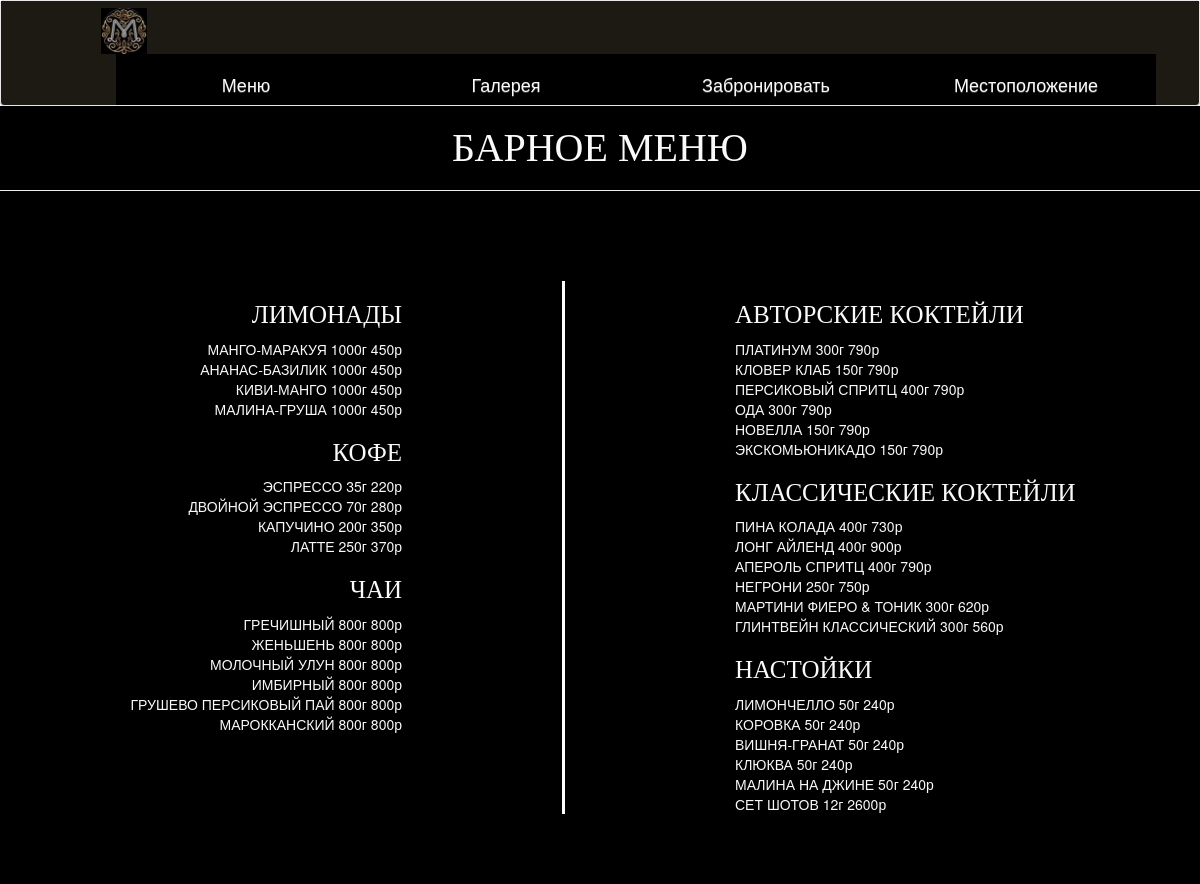
/bar_menu, run on the app's committed database.
### data/main_menu.py (models this page shows)
class MAIN_MENU(SqlAlchemyBase):
    __tablename__ = 'ГЛАВНОЕ МЕНЮ'
    id = sqlalchemy.Column(sqlalchemy.Integer,
                           primary_key=True, autoincrement=True)
    name = sqlalchemy.Column(sqlalchemy.String, nullable=True, unique=True)
    weight = sqlalchemy.Column(sqlalchemy.Integer, nullable=True)
    price = sqlalchemy.Column(sqlalchemy.Integer, nullable=True)
    type = sqlalchemy.Column(sqlalchemy.TEXT, nullable=True, index=True)

### main.py (the view)
@app.route('/bar_menu')
def bar_menu_page():
    db_sess = db_session.create_session()
    lemon = db_sess.query(MAIN_MENU).filter(MAIN_MENU.type == 'ЛИМОНАДЫ').all()
    kofe = db_sess.query(MAIN_MENU).filter(MAIN_MENU.type == 'КОФЕ').all()
    tea = db_sess.query(MAIN_MENU).filter(MAIN_MENU.type == 'ЧАИ').all()
    main_kokt = db_sess.query(MAIN_MENU).filter(MAIN_MENU.type == 'АВТОРСКИЕ КОКТЕЙЛИ').all()
    classic_kokt = db_sess.query(MAIN_MENU).filter(MAIN_MENU.type == 'КЛАССИЧЕСКИЕ КОКТЕЙЛИ').all()
    nast = db_sess.query(MAIN_MENU).filter(MAIN_MENU.type == 'НАСТОЙКИ').all()
    return render_template('bar_menu.html', lemon=lemon, kofe=kofe, tea=tea, main_kokt=main_kokt,
                           classic_kokt=classic_kokt, nast=nast)

### data/db_session.py (called while the page is built)
def create_session() -> Session:
    global __factory
    return __factory()

### templates/bar_menu.html
{% extends 'base.html'%}{% block content %}
<link rel="stylesheet" href='static/css/main_menu-page.css'/>
<div class="container-fluid">
    <div style="color: #fafafa" class="row d-flex justify-content-center">
        <div class="col-10 pb-5 text-center">
            <h1>БАРНОЕ МЕНЮ</h1>
            <hr>
        </div>
    </div>
    <table class="text">
        <tr>
            <td class="leftcol">
                <div>
                    <div style="color: #fafafa">
                        <h2 class="left">ЛИМОНАДЫ</h2>
                        {% for item in lemon %}
                        <div>{{item.name}} {{item.weight}}г {{item.price}}р</div>
                        {% endfor %}
                    </div>
                </div>
                <div style="color: #fafafa">
                    <div>
                        <h2>КОФЕ</h2>
                        {% for item in kofe %}
                        <div>{{item.name}} {{item.weight}}г {{item.price}}р</div>
                        {% endfor %}
                    </div>
                </div>
                <div style="color: #fafafa">
                    <div>
                        <h2>ЧАИ</h2>
                        {% for item in tea %}
                        <div>{{item.name}} {{item.weight}}г {{item.price}}р</div>
                        {% endfor %}
                    </div>
                </div>
            </td>
            <td class="rightcol">
                <div style="color: #fafafa">
                    <div>
                        <h2>АВТОРСКИЕ КОКТЕЙЛИ</h2>
                        {% for item in main_kokt %}
                        <div>{{item.name}} {{item.weight}}г {{item.price}}р</div>
                        {% endfor %}
                    </div>
                </div>
                <div style="color: #fafafa">
                    <div>
                        <h2>КЛАССИЧЕСКИЕ КОКТЕЙЛИ</h2>
                        {% for item in classic_kokt %}
                        <div>{{item.name}} {{item.weight}}г {{item.price}}р</div>
                        {% endfor %}
                    </div>
                </div>
                <div style="color: #fafafa">
                    <div>
                        <h2>НАСТОЙКИ</h2>
                        {% for item in nast %}
                        <div>{{item.name}} {{item.weight}}г {{item.price}}р</div>
                        {% endfor %}
                    </div>
                </div>
            </td>
        </tr>
    </table>
</div>
{% endblock %}

### static/css/navigator.css (style rules this page uses)
* { margin:0 ; padding:0; }

### static/css/main_menu-page.css (style rules this page uses)
* { background-color: black; }
h1 { color:#fafafa; font-size:40px; font-family: cursive; text-align: center; }
h2 { color:#fafafa; font-size:25px; font-family: cursive; }
table.text { width: 100%; height: 100%; border-collapse: separate; border-spacing: 70px; }
table.text td { width: 50%; vertical-align: top; }
td.leftcol { text-align: right; border-right: 3px solid white; padding-right: 160px; }
td.rightcol { text-align: left; padding-left: 100px; }

### data on the page
MAIN_MENU: name "МАНГО-МАРАКУЯ", weight "1000", price "450"
MAIN_MENU: name "АНАНАС-БАЗИЛИК", weight "1000", price "450"
MAIN_MENU: name "КИВИ-МАНГО", weight "1000", price "450"
MAIN_MENU: name "МАЛИНА-ГРУША", weight "1000", price "450"
MAIN_MENU: name "ЭСПРЕССО", weight "35", price "220"
MAIN_MENU: name "ДВОЙНОЙ ЭСПРЕССО", weight "70", price "280"
MAIN_MENU: name "КАПУЧИНО", weight "200", price "350"
MAIN_MENU: name "ЛАТТЕ", weight "250", price "370"
MAIN_MENU: name "ГРЕЧИШНЫЙ", weight "800", price "800"
MAIN_MENU: name "ЖЕНЬШЕНЬ", weight "800", price "800"
MAIN_MENU: name "МОЛОЧНЫЙ УЛУН", weight "800", price "800"
MAIN_MENU: name "ИМБИРНЫЙ", weight "800", price "800"
MAIN_MENU: name "ГРУШЕВО ПЕРСИКОВЫЙ ПАЙ", weight "800", price "800"
MAIN_MENU: name "МАРОККАНСКИЙ", weight "800", price "800"
MAIN_MENU: name "ПЛАТИНУМ", weight "300", price "790"
MAIN_MENU: name "КЛОВЕР КЛАБ", weight "150", price "790"
MAIN_MENU: name "ПЕРСИКОВЫЙ СПРИТЦ", weight "400", price "790"
MAIN_MENU: name "ОДА", weight "300", price "790"
MAIN_MENU: name "НОВЕЛЛА", weight "150", price "790"
MAIN_MENU: name "ЭКСКОМЬЮНИКАДО", weight "150", price "790"
MAIN_MENU: name "ПИНА КОЛАДА", weight "400", price "730"
MAIN_MENU: name "ЛОНГ АЙЛЕНД", weight "400", price "900"
MAIN_MENU: name "АПЕРОЛЬ СПРИТЦ", weight "400", price "790"
MAIN_MENU: name "НЕГРОНИ", weight "250", price "750"
MAIN_MENU: name "МАРТИНИ ФИЕРО & ТОНИК", weight "300", price "620"
MAIN_MENU: name "ГЛИНТВЕЙН КЛАССИЧЕСКИЙ", weight "300", price "560"
MAIN_MENU: name "ЛИМОНЧЕЛЛО", weight "50", price "240"
MAIN_MENU: name "КОРОВКА", weight "50", price "240"
MAIN_MENU: name "ВИШНЯ-ГРАНАТ", weight "50", price "240"
MAIN_MENU: name "КЛЮКВА", weight "50", price "240"
MAIN_MENU: name "МАЛИНА НА ДЖИНЕ", weight "50", price "240"
MAIN_MENU: name "СЕТ ШОТОВ", weight "12", price "2600"
